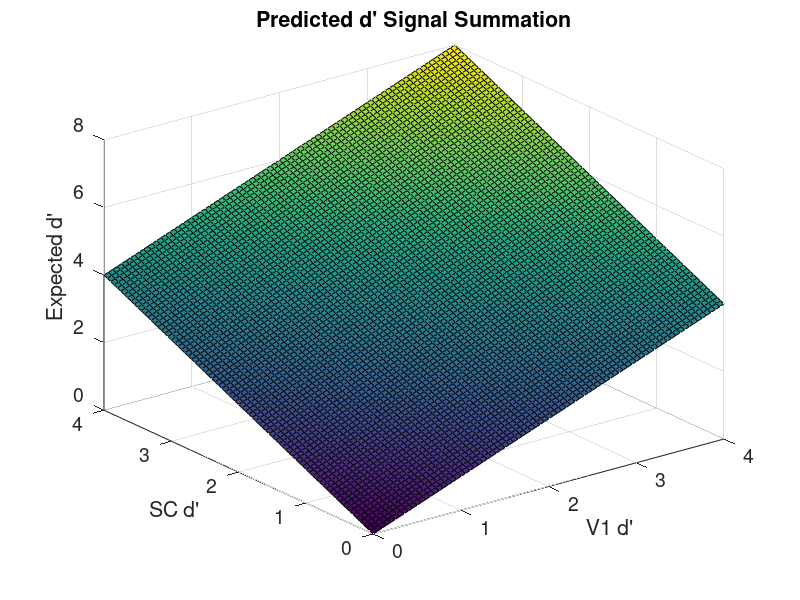

Source code (MATLAB):
% simulatedDelta

% Simulates detection performance based on activity at two distinct sites 
% depending on whether the signals are integrated (signal summation) 
% or decoded independently (probability summation) 

% Signal Summation - the two signals are integrated before being passed a
% decoder. Responses occur when the total signal hits criterion. 
% The resultant d' is simply sum of the two independent d's.

% Probability Summation - the two sites engage independent circuits all the
% way to the decoder. Responses occur whenever either of the two
% sites reach criterion. Max of the two samples.

%% Summation MODEL

% range of d' for V1 and SC
d = 0:0.05:4;

% Set up Grid for Expected d'
sumGrid = zeros(length(d), length(d));

% Expected d' for sum model given specific V1 and SC d'
for v1d = 1:length(d)
    for scd = 1:length(d)
        sumGrid(v1d,scd) = d(v1d) + d(scd);
    end
end

% Show Expected d' Grid
figure;
surf(d,d,sumGrid);
xlabel('V1 d''');
ylabel('SC d''');
zlabel('Expected d''');
set(gca, 'FontSize', 14);
title('Predicted d'' Signal Summation');

%% Expected delta d' given observed impairment produced by V1 and SC
% For the summation model, it's simple
% s = s0 + s1
% s = (s0-perturbation) + (s1-perturbation)
% Equivalently
% d' = d'v1 + d'sc - (deltad'v1 + deltad'sc)





%% MAX Model in Y/N Task

% d' = z(H) - z(FA)

% z(H)  = (mu_s - c)/sigma_s
% z(FA) = (mu_n - c)/sigma_n
% k = sigma_s/sigma_n











% In the unperturbed condition, performance = s
% Does s = s0 + s1 or does s = max(s0,s1)

% Assumptions
% Each site has independent noise (n0, n1)
% Each site sees some signal contaminated with noise (s0, s1)




% d' measured versus d' sum/ d' max

% In the SC/V1 experiments

% unstimulated condition - control (s)
% V1 stimulation - delta hit rate/ delta d' estimates 
% s = (s0-perturbation) + s1
% SC stimulation - delta hit rate/ delta d' estimates
% s = s0 + (s1-perturbation)
% twoOpto - delta hit rate/delta d' estimates
% s = (s0-perturbation) + (s1-perturbation)

% Need to produce a landscape of s for both decoder types for different
% degrees of perturbation strength.

% We observe delta hit rate/delta d' for s0, s1, and s0+s1

